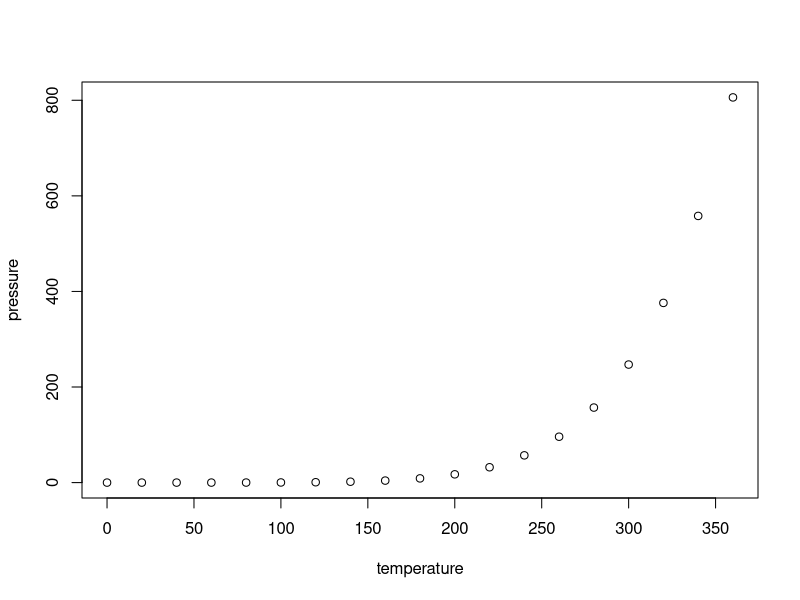
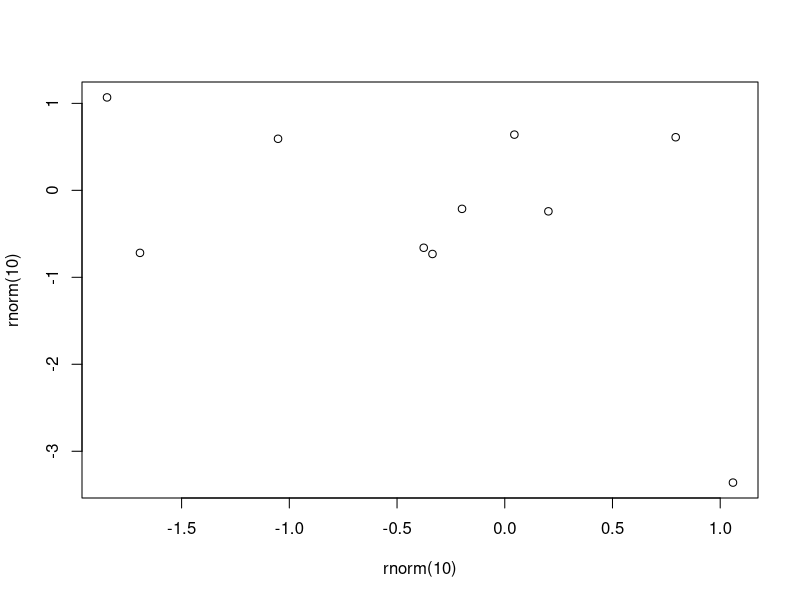
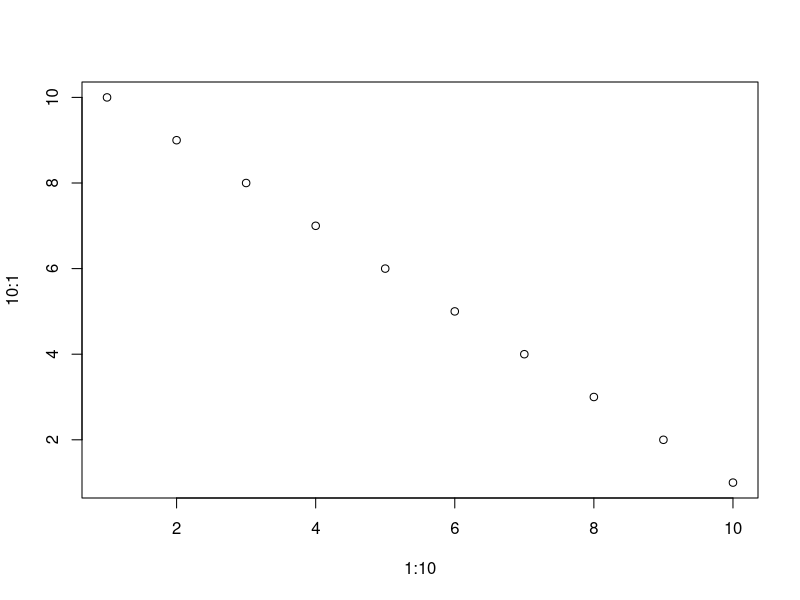

R code for these plots, in order:
## ---- chunk 1
knitr::opts_chunk$set(echo = TRUE)
## ---- chunk 2
summary(cars)
## ---- chunk 3
plot(pressure)
## ---- chunk 4
plot(rnorm(10),rnorm(10))
## ---- chunk 5
plot(1:10, 10:1)
